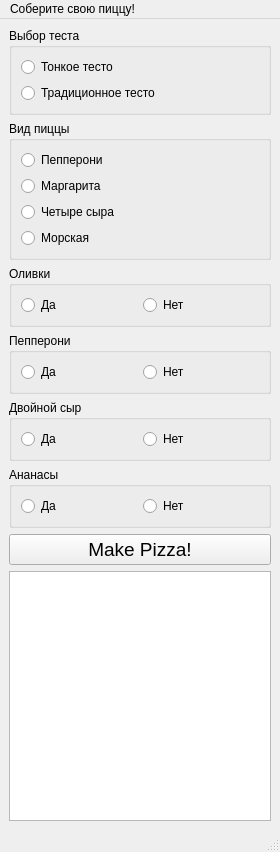
<?xml version="1.0" encoding="UTF-8"?>
<ui version="4.0">
 <class>MainWindow</class>
 <widget class="QMainWindow" name="MainWindow">
  <property name="geometry">
   <rect>
    <x>0</x>
    <y>0</y>
    <width>280</width>
    <height>852</height>
   </rect>
  </property>
  <property name="windowTitle">
   <string>MainWindow</string>
  </property>
  <widget class="QWidget" name="centralwidget">
   <layout class="QVBoxLayout" name="verticalLayout_4">
    <item>
     <widget class="QGroupBox" name="DoughGroupBox">
      <property name="title">
       <string>Выбор теста</string>
      </property>
      <layout class="QVBoxLayout" name="verticalLayout">
       <item>
        <widget class="QRadioButton" name="ThinDough_radioButton">
         <property name="mouseTracking">
          <bool>true</bool>
         </property>
         <property name="text">
          <string>Тонкое тесто</string>
         </property>
         <property name="checkable">
          <bool>true</bool>
         </property>
         <property name="checked">
          <bool>false</bool>
         </property>
         <attribute name="buttonGroup">
          <string notr="true">DoughButtonGroup</string>
         </attribute>
        </widget>
       </item>
       <item>
        <widget class="QRadioButton" name="TraditionalDough_radioButton">
         <property name="text">
          <string>Традиционное тесто</string>
         </property>
         <attribute name="buttonGroup">
          <string notr="true">DoughButtonGroup</string>
         </attribute>
        </widget>
       </item>
      </layout>
     </widget>
    </item>
    <item>
     <widget class="QGroupBox" name="PizzaTypeGroupBox">
      <property name="title">
       <string>Вид пиццы</string>
      </property>
      <layout class="QVBoxLayout" name="verticalLayout_3">
       <item>
        <widget class="QRadioButton" name="Pepperoni_radioButton">
         <property name="text">
          <string>Пепперони</string>
         </property>
         <property name="checkable">
          <bool>true</bool>
         </property>
         <property name="checked">
          <bool>false</bool>
         </property>
         <attribute name="buttonGroup">
          <string notr="true">PizzaButtonGroup</string>
         </attribute>
        </widget>
       </item>
       <item>
        <widget class="QRadioButton" name="Margarita_radioButton">
         <property name="text">
          <string>Маргарита</string>
         </property>
         <attribute name="buttonGroup">
          <string notr="true">PizzaButtonGroup</string>
         </attribute>
        </widget>
       </item>
       <item>
        <widget class="QRadioButton" name="FourOfCheese_radioButton">
         <property name="text">
          <string>Четыре сыра</string>
         </property>
         <attribute name="buttonGroup">
          <string notr="true">PizzaButtonGroup</string>
         </attribute>
        </widget>
       </item>
       <item>
        <widget class="QRadioButton" name="Sea_radioButton">
         <property name="text">
          <string>Морская</string>
         </property>
         <attribute name="buttonGroup">
          <string notr="true">PizzaButtonGroup</string>
         </attribute>
        </widget>
       </item>
      </layout>
     </widget>
    </item>
    <item>
     <widget class="QGroupBox" name="OlivesGroupBox">
      <property name="title">
       <string>Оливки</string>
      </property>
      <layout class="QHBoxLayout" name="horizontalLayout">
       <item>
        <widget class="QRadioButton" name="Yes_Olives_radioButton">
         <property name="text">
          <string>Да</string>
         </property>
         <attribute name="buttonGroup">
          <string notr="true">OlivesButtonGroup</string>
         </attribute>
        </widget>
       </item>
       <item>
        <widget class="QRadioButton" name="No_Olives_radioButton">
         <property name="text">
          <string>Нет</string>
         </property>
         <attribute name="buttonGroup">
          <string notr="true">OlivesButtonGroup</string>
         </attribute>
        </widget>
       </item>
      </layout>
     </widget>
    </item>
    <item>
     <widget class="QGroupBox" name="PepperoniGroupBox">
      <property name="title">
       <string>Пепперони</string>
      </property>
      <layout class="QHBoxLayout" name="horizontalLayout_2">
       <item>
        <widget class="QRadioButton" name="Yes_Pepperoni_radioButton">
         <property name="text">
          <string>Да</string>
         </property>
         <attribute name="buttonGroup">
          <string notr="true">PepperoniButtonGroup</string>
         </attribute>
        </widget>
       </item>
       <item>
        <widget class="QRadioButton" name="No_Pepperoni_radioButton">
         <property name="text">
          <string>Нет</string>
         </property>
         <attribute name="buttonGroup">
          <string notr="true">PepperoniButtonGroup</string>
         </attribute>
        </widget>
       </item>
      </layout>
     </widget>
    </item>
    <item>
     <widget class="QGroupBox" name="DoubleCheeseGroupBox">
      <property name="title">
       <string>Двойной сыр</string>
      </property>
      <layout class="QHBoxLayout" name="horizontalLayout_3">
       <item>
        <widget class="QRadioButton" name="Yes_DoubleCheese_radioButton">
         <property name="text">
          <string>Да</string>
         </property>
         <attribute name="buttonGroup">
          <string notr="true">CheeseButtonGroup</string>
         </attribute>
        </widget>
       </item>
       <item>
        <widget class="QRadioButton" name="No_DoubleCheese_radioButton">
         <property name="text">
          <string>Нет</string>
         </property>
         <attribute name="buttonGroup">
          <string notr="true">CheeseButtonGroup</string>
         </attribute>
        </widget>
       </item>
      </layout>
     </widget>
    </item>
    <item>
     <widget class="QGroupBox" name="PineappleGroupBox">
      <property name="title">
       <string>Ананасы</string>
      </property>
      <layout class="QHBoxLayout" name="horizontalLayout_4">
       <item>
        <widget class="QRadioButton" name="Yes_Pineapple_radioButton">
         <property name="text">
          <string>Да</string>
         </property>
         <attribute name="buttonGroup">
          <string notr="true">PineapplesButtonGroup</string>
         </attribute>
        </widget>
       </item>
       <item>
        <widget class="QRadioButton" name="No_Pineapple_radioButton">
         <property name="text">
          <string>Нет</string>
         </property>
         <attribute name="buttonGroup">
          <string notr="true">PineapplesButtonGroup</string>
         </attribute>
        </widget>
       </item>
      </layout>
     </widget>
    </item>
    <item>
     <widget class="QPushButton" name="PizzaPushButton">
      <property name="font">
       <font>
        <family>Arial</family>
        <pointsize>14</pointsize>
       </font>
      </property>
      <property name="text">
       <string>Make Pizza!</string>
      </property>
     </widget>
    </item>
    <item>
     <widget class="QTextEdit" name="textEdit"/>
    </item>
   </layout>
  </widget>
  <widget class="QMenuBar" name="menubar">
   <property name="geometry">
    <rect>
     <x>0</x>
     <y>0</y>
     <width>280</width>
     <height>20</height>
    </rect>
   </property>
   <widget class="QMenu" name="menu">
    <property name="title">
     <string>Соберите свою пиццу!</string>
    </property>
   </widget>
   <addaction name="menu"/>
  </widget>
  <widget class="QStatusBar" name="statusbar"/>
 </widget>
 <resources/>
 <connections/>
 <buttongroups>
  <buttongroup name="PineapplesButtonGroup"/>
  <buttongroup name="DoughButtonGroup">
   <property name="exclusive">
    <bool>true</bool>
   </property>
  </buttongroup>
  <buttongroup name="PepperoniButtonGroup"/>
  <buttongroup name="PizzaButtonGroup"/>
  <buttongroup name="OlivesButtonGroup"/>
  <buttongroup name="CheeseButtonGroup"/>
 </buttongroups>
</ui>
